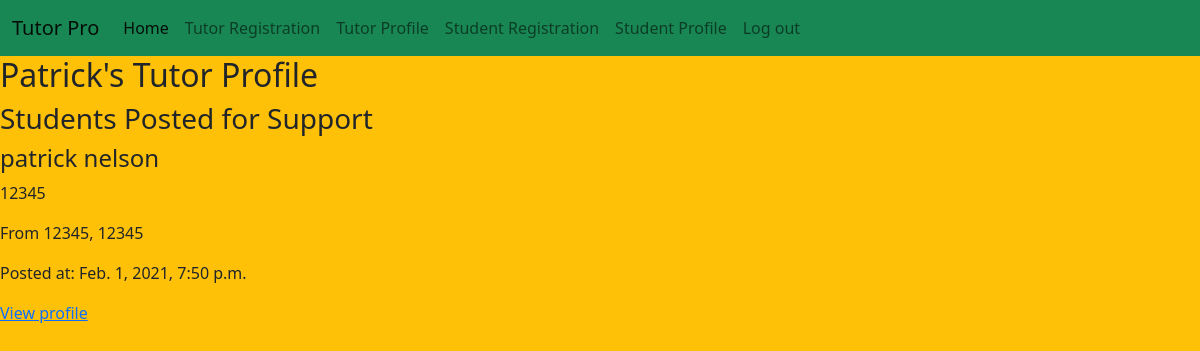
/index/tutor_pro (signed in), run on an earlier commit of the app's database.
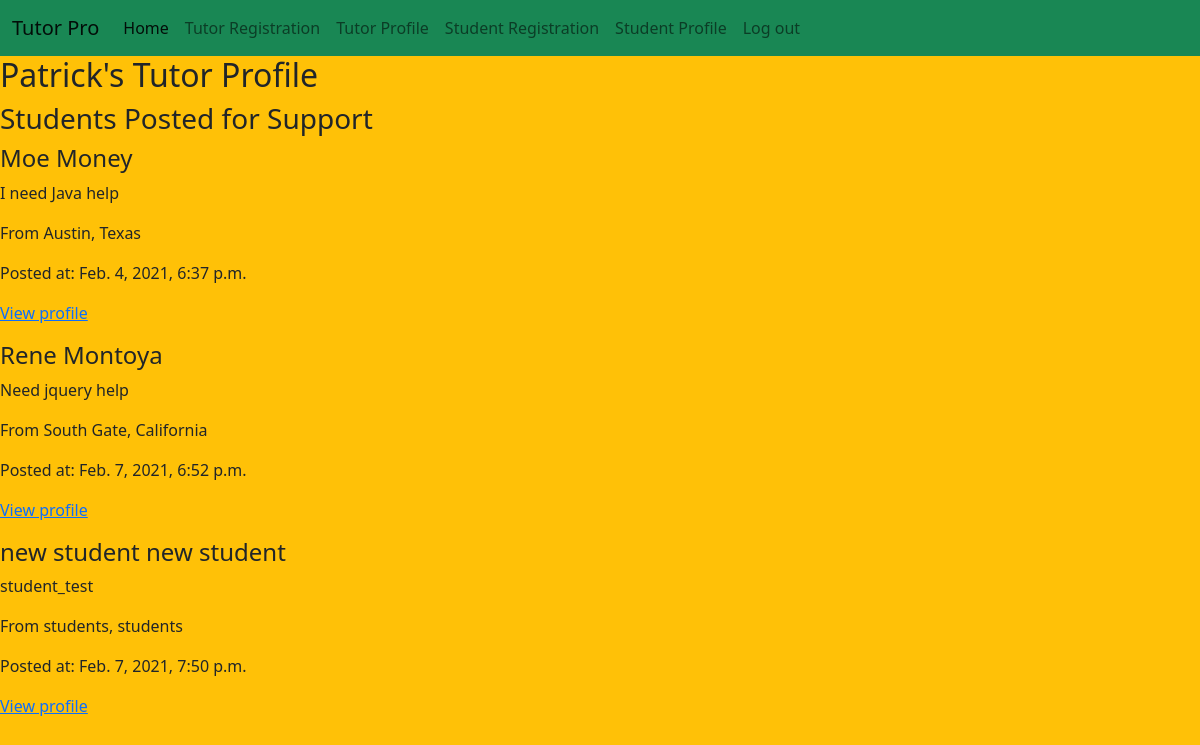
And on a later commit of the database.
### main/models.py (models this page shows)
class Tutor_Profile(models.Model):
    first_name = models.CharField(max_length=255)
    last_name = models.CharField(max_length=255)
    email = models.EmailField(unique=True)
    street_addr = models.CharField(max_length=255)
    city = models.CharField(max_length=255)
    state = models.CharField(max_length=255)
    country = models.CharField(max_length=255)
    desc = models.TextField()
    user = models.ForeignKey(User,related_name="profile_Tutor", on_delete=models.CASCADE)
    created_at = models.DateTimeField(auto_now_add=True)
    updated_at = models.DateTimeField(auto_now_add=True)

class Student_Profile(models.Model):
    first_name = models.CharField(max_length=255)
    last_name = models.CharField(max_length=255)
    email = models.EmailField(unique=True)
    street_addr = models.CharField(max_length=255)
    city = models.CharField(max_length=255)
    state = models.CharField(max_length=255)
    country = models.CharField(max_length=255)
    desc = models.TextField()
    user = models.ForeignKey(User,related_name="profile_Student", on_delete=models.CASCADE)
    created_at = models.DateTimeField(auto_now_add=True)
    updated_at = models.DateTimeField(auto_now_add=True)

### main/views.py (the view)
# urls.py: path('/tutor_pro', views.tutor_pro, name='tutor_pro'),
def tutor_pro(request):
    user = request.user
    this_user = Tutor_Profile.objects.filter(user=user)
    all_students = Student_Profile.objects.all()
    context = {
        'all_students': all_students,
        'this_tutor': this_user[0],
    }
    return render(request, 'tutor_pro.html', context)

### main/templates/tutor_pro.html (shortened to what this page needs)
<!DOCTYPE html>
<html lang="en">
<head>
    <link href="https://cdn.jsdelivr.net/npm/bootstrap@5.0.0-beta1/dist/css/bootstrap.min.css" rel="stylesheet">
</head>
<body class="bg-warning">
    <nav class="navbar navbar-expand-lg navbar-light bg-success">
        <div class="container-fluid">
            <a class="navbar-brand" href="#">Tutor Pro</a>
            <div class="collapse navbar-collapse" id="navbarSupportedContent">
                <ul class="navbar-nav me-auto mb-2 mb-lg-0">
                    <li class="nav-item">
                    <a class="nav-link active" aria-current="page" href="/index">Home</a>
                    </li>
                    <li class="nav-item">
                        <a class="nav-link" href="/index/tutreg">Tutor Registration</a>
                    </li>
                    <li class="nav-item">
                        <a class="nav-link" href="/index/tutor_pro">Tutor Profile</a>
                    </li>
                    <li class="nav-item">
                        <a class="nav-link" href="/index/stureg">Student Registration</a>
                    </li>
                    <li class="nav-item">
                        <a class="nav-link" href="/index/stu_pro">Student Profile</a>
                    </li>
                    <li class="nav-item">
                        <a class="nav-link" href="/login/log_out">Log out</a>
                    </li>
                </ul>
    </div>
  </div>
</nav>
    <div id="this_tutor">
        <h2>{{this_tutor.first_name}}'s Tutor Profile</h2>
    </div>
    <div>
        <h3>Students Posted for Support</h3>
        {% for student in all_students %}
        <div>
            <h4>{{student.first_name}} {{student.last_name}}</h4>
            <p>{{student.desc}}</p>
            <p>From {{student.city}}, {{student.state}}</p>
            <p>Posted at: {{student.created_at}}</p>
            <p>
                <a href="/index/profile_student/{{student.id}}">View profile</a>
            </p>
        </div>
        {% endfor %}
    </div>
</body>
</html>

What changed in the data, as far as the page shows it:
removed Student_Profile: first_name "patrick", last_name "nelson", desc "12345", city "12345", state "12345", created_at "Feb. 1, 2021, 7:50 p.m."
added Student_Profile: first_name "Moe", last_name "Money", desc "I need Java help", city "Austin", state "Texas", created_at "Feb. 4, 2021, 6:37 p.m."
added Student_Profile: first_name "Rene", last_name "Montoya", desc "Need jquery help", city "South Gate", state "California", created_at "Feb. 7, 2021, 6:52 p.m."
added Student_Profile: first_name "new student", last_name "new student", desc "student_test", city "students", state "students", created_at "Feb. 7, 2021, 7:50 p.m."
